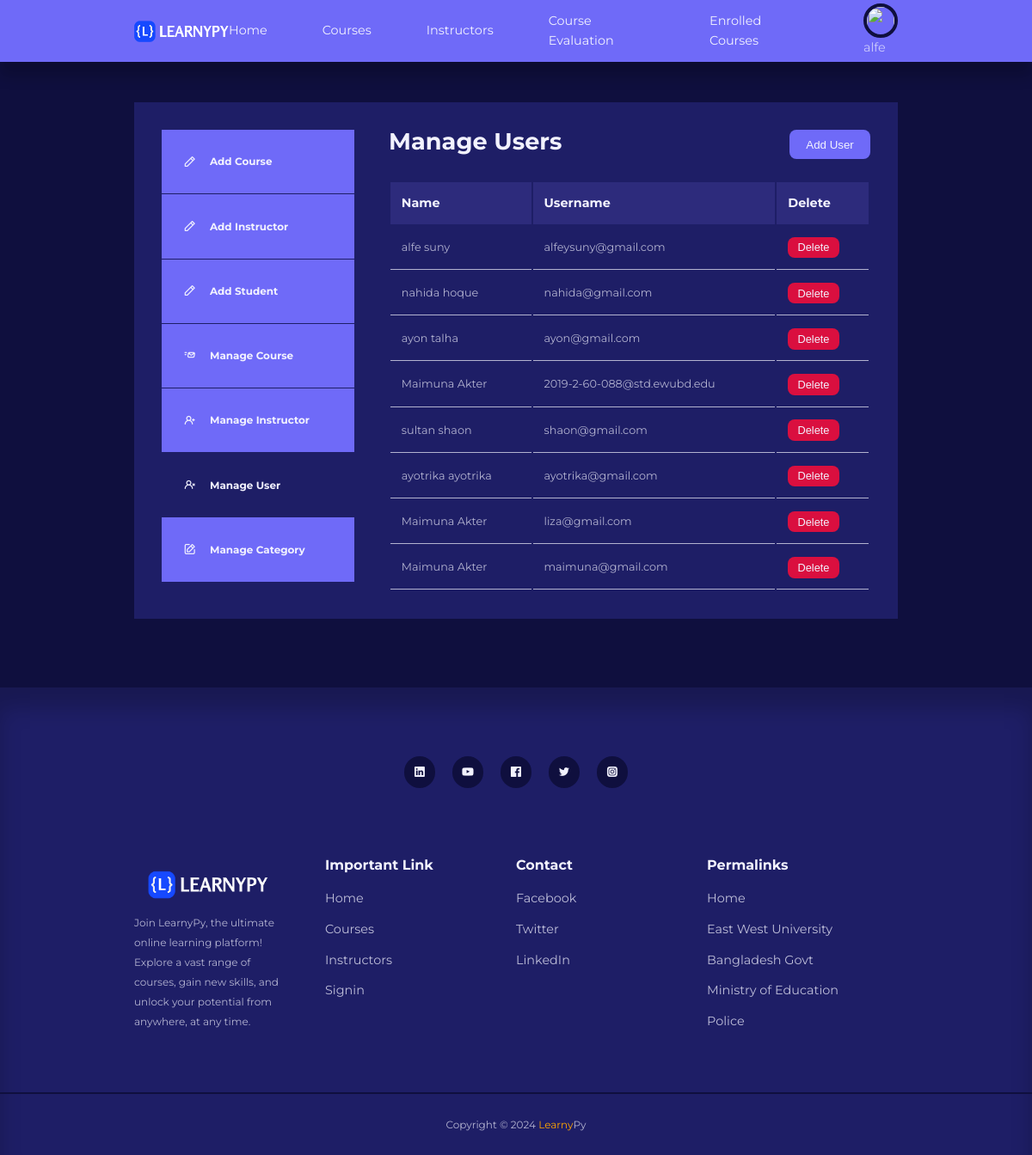
The app's page /Fontend/manageUsers.php (signed in) with its own data.
### tables this page shows
CREATE TABLE `student_info` (
  `student_fname` varchar(100) NOT NULL,
  `student_lname` varchar(100) NOT NULL,
  `student_email` varchar(100) NOT NULL,
  `student_password` varchar(100) NOT NULL,
  `student_pic` varchar(100) DEFAULT NULL
);

### Fontend/manageUsers.php (the view, shortened to what this page needs)
<?php
$conn = mysqli_connect("localhost", "root", "", "learnypy") or die("ERROR: Could not connect. " . mysqli_connect_error());
?>
<!DOCTYPE html>
<html lang="en">
<head>
    <link rel="stylesheet" href="../style/style.css">
    <link rel="stylesheet" href="https://unicons.iconscout.com/release/v4.0.0/css/line.css">
</head>
<body>
    <?php include 'header.php' ?>
    <br>
    <section class="dashboard">
        <div class="container dashboard__container">
            <aside>
                <ul>
                    <li><a href="./addCourse.php"><i class="uil uil-pen"></i>
                            <h5>Add Course</h5>
                        </a></li>
                </ul>
                <ul>
                    <li><a href="./addinstructor.php"><i class="uil uil-pen"></i>
                            <h5>Add Instructor</h5>
                        </a></li>
                </ul>
                <ul>
                    <li><a href="./signup.php"><i class="uil uil-pen"></i>
                            <h5>Add Student</h5>
                        </a></li>
                </ul>
                <ul>
                    <li><a  href="./manageCourses.php"><i class="uil uil-fast-mail"></i>
                            <h5>Manage Course</h5>
                        </a></li>
                </ul>
                <ul>
                    <li><a href="./manageInstructor.php"><i class="uil uil-user-plus"></i>
                            <h5>Manage Instructor</h5>
                        </a></li>
                </ul>
                <ul>
                    <li><a class="active" href="./manageUsers.php"><i class="uil uil-user-times"></i>
                            <h5>Manage User</h5>
                        </a></li>
                </ul>
                <ul>
                    <li><a href="./manageCategories.php"><i class="uil uil-edit"></i>
                            <h5>Manage Category</h5>
                        </a></li>
                </ul>
            </aside>
            <main>
                <div class="manage__instructor_title">
                    <div>
                        <h2>Manage Users</h2>
                    </div>
                    <div>
                        <a href="./addUser.html"><button class="btn" type="submit">Add User</button></a>
                    </div>
                </div>
                <?php
                            $sql = "SELECT student_fname, student_lname, student_email FROM student_info";
                            $result = mysqli_query($conn, $sql);
                            if (mysqli_num_rows($result) > 0) {
                                echo "<table>
                                        <thead>
                                            <tr>
                                                <th>Name</th>
                                                <th>Username</th>
                                                <th>Delete</th>
                                            </tr>
                                        </thead>
                                        <tbody>";
                                while ($row = mysqli_fetch_assoc($result)) {
                                    echo "<tr>
                                    <td>{$row['student_fname']} {$row['student_lname']}</td>
                                    <td>{$row['student_email']}</td>
                                    <td>
                                        <form action='deleteStudent.php' method='POST' onsubmit='return confirmDelete();'>
                                            <input type='hidden' name='email' value='{$row['student_email']}'>
                                            <button type='submit' class='btn sm danger' name='delete'>Delete</button>
                                        </form>
                                    </td>
                                  </tr>";
                                }
                                echo "</tbody></table>";
                            } else {
                                echo "No students found.";
                            }
                ?>
            </main>
        </div>
    </section>
    <footer>
        <div class="footer__socials">
            <a href="https://www.linkedin.com/in/fahad-bd/" target="_blank"><i class="uil uil-linkedin"></i></a>
            <a href="https://www.youtube.com/" target="_blank"><i class="uil uil-youtube"></i></a>
            <a href="https://www.facebook.com/fahadahammedbd" target="_blank"><i class="uil uil-facebook"></i></a>
            <a href="https://twitter.com/fahadbd01" target="_blank"><i class="uil uil-twitter"></i></a>
            <a href="https://www.instagram.com/fahadahammedbd/" target="_blank"><i
                    class="uil uil-instagram-alt"></i></a>
        </div>
        <div class="container footer__container">
            <article style="margin-right: 50px;">
                <img src="../images/logo1.png" alt="">
                <small>Join LearnyPy, the ultimate online learning platform! Explore a vast range of courses, gain new
                    skills, and unlock your potential from anywhere, at any time.</small>
            </article>
            <article>
                <h4>Important Link</h4>
                <ul>
                    <li><a href="./index.php">Home</a></li>
                    <li><a href="./courses.php">Courses</a></li>
                    <li><a href="./instructors.php">Instructors</a></li>
                    <li><a href="./signin.php">Signin</a></li>
                </ul>
            </article>
            <article>
                <h4>Contact</h4>
                <ul>
                    <li><a href="https://www.facebook.com">Facebook</a></li>
                    <li><a href="https://www.twitter.com">Twitter</a></li>
                    <li><a href="https://www.linkedin.com">LinkedIn</a></li>
                </ul>
            </article>
            <article>
                <h4>Permalinks</h4>
                <ul>
                    <li><a href="./index.php">Home</a></li>
                    <li><a href="https://www.ewubd.edu/">East West University</a></li>
                    <li><a href="https://bangladesh.gov.bd/index.php">Bangladesh Govt</a></li>
                    <li><a href="https://moedu.gov.bd/">Ministry of Education</a></li>
                    <li><a href="https://www.police.gov.bd/">Police</a></li>
                </ul>
            </article>
        </div>
        <div class="footer__copyright">
            <small>Copyright &copy; 2024 <span style="color: orange;">Learny</span>Py</small>
        </div>
    </footer>
</body>
</html>

### style/style.css (style rules this page uses)
:root { --color-primary: #6f6af8; --color-primary-light: rgba(109, 104, 248, 0.18); --color-primary-variant: #5854c7; --color-red: #da0f3f; --color-red-light: rgba(219, 15, 63, 0.15); --color-green: #00c476; --color-green-light: rgba(0, 194, 116, 0.15); --color-gray-900: #1e1e66; --color-gray-700: #2d2b7c; --color-gray-300: rgba(242, 242, 254, 0.3); --color-gray-200: rgba(242, 242, 254, 0.7); --color-white: #f2f2fe; --color-bg: #0f0f3e; --transition: all 300ms ease; --container-width-lg: 74%; --container-width-md: 88%; --form-width: 40%; --border-radius-1: 0.3rem; --border-radius-2: 0.5rem; --border-radius-3: 0.8rem; --border-radius-4: 2rem; --border-radius-5: 5rem; }
* { margin: 0; padding: 0; outline: 0; border: 0; appearance: 0; list-style: none; text-decoration: none; box-sizing: border-box; }
body { font-family: 'Montserrat', sans-serif; line-height: 1.6; color: var(--color-gray-200); overflow-x: hidden; background: var(--color-bg); font-size: 0.9rem; }
.container { width: var(--container-width-lg); max-width: 1800px; margin-inline: auto; }
section { margin-top: 3rem; width: 100vw; }
h1, h2, h3, h4, h5 { color: var(--color-white); line-height: 1.3; }
h2 { font-size: 1.7rem; margin: 1rem 0; }
h4 { font-size: 1rem; }
a { color: var(--color-white); transition: var(--transition); }
img { display: block; width: 100%; object-fit: cover; }
a:link { text-decoration: none; }
footer { background: var(--color-gray-900); padding: 5rem 0 0; box-shadow: inset 0 1.5rem 1.5rem rgba(0, 0, 0, 0.2); }
.footer__socials { margin-inline: auto; width: fit-content; margin-bottom: 5rem; display: flex; justify-content: space-between; align-items: center; gap: 1.2rem; }
.footer__socials a { background: var(--color-bg); border-radius: 50%; width: 2.3rem; height: 2.3rem; display: flex; align-items: center; justify-content: center; }
.footer__container { display: grid; grid-template-columns: repeat(4, 1fr); }
footer h4 { color: var(--color-white); margin-bottom: 0.6rem; }
footer ul li { padding: 0.4rem 0; }
footer ul a { opacity: 0.75; }
.footer__copyright { text-align: center; padding: 1.5rem 0; border-top: 2px solid var(--color-bg); margin-top: 4rem; }
.btn { display: inline-block; width: fit-content; padding: 0.6rem 1.2rem; background-color: var(--color-primary); border-radius: var(--border-radius-2); cursor: pointer; transition: var(--transition); color: var(--color-white); }
.btn.sm { padding: 0.3rem 0.7rem; font-size: 0.8rem; }
.btn.danger { background: var(--color-red); }
form { display: flex; flex-direction: column; gap: 1rem; }
.dashboard { margin-top: 6rem; }
.dashboard__container { display: grid; grid-template-columns: 14rem auto; gap: 1rem; background: var(--color-gray-900); padding: 2rem; margin-bottom: 5rem; }
.dashboard aside a { background-color: var(--color-primary); display: flex; gap: 1rem; align-items: center; padding: 1.6rem; border-bottom: 1px solid var(--color-gray-900); }
.dashboard aside a.active { background-color: var(--color-gray-900); }
.dashboard main { margin-left: 1.5rem; }
.dashboard main h2 { margin: 0 0 2rem 0; line-height: 1; }
.dashboard main table { width: 100%; text-align: left; }
.dashboard main table th { background: var(--color-gray-700); padding: 0.8rem; color: var(--color-white); }
.dashboard main table td { padding: 0.8rem; border-bottom: 1px solid var(--color-gray-200); font-size: 0.8rem; }
.manage__instructor_title { display: flex; justify-content: space-between; }

### records on screen
student_info: student_fname "alfe", student_lname "suny", student_email "alfeysuny@gmail.com"
student_info: student_fname "nahida", student_lname "hoque", student_email "nahida@gmail.com"
student_info: student_fname "ayon", student_lname "talha", student_email "ayon@gmail.com"
student_info: student_fname "Maimuna", student_lname "Akter", student_email "2019-2-60-088@std.ewubd.edu"
student_info: student_fname "sultan", student_lname "shaon", student_email "shaon@gmail.com"
student_info: student_fname "ayotrika", student_lname "ayotrika", student_email "ayotrika@gmail.com"
student_info: student_fname "Maimuna", student_lname "Akter", student_email "liza@gmail.com"
student_info: student_fname "Maimuna", student_lname "Akter", student_email "maimuna@gmail.com"

### other values on screen
$_SESSION['user_name'] "alfe"
